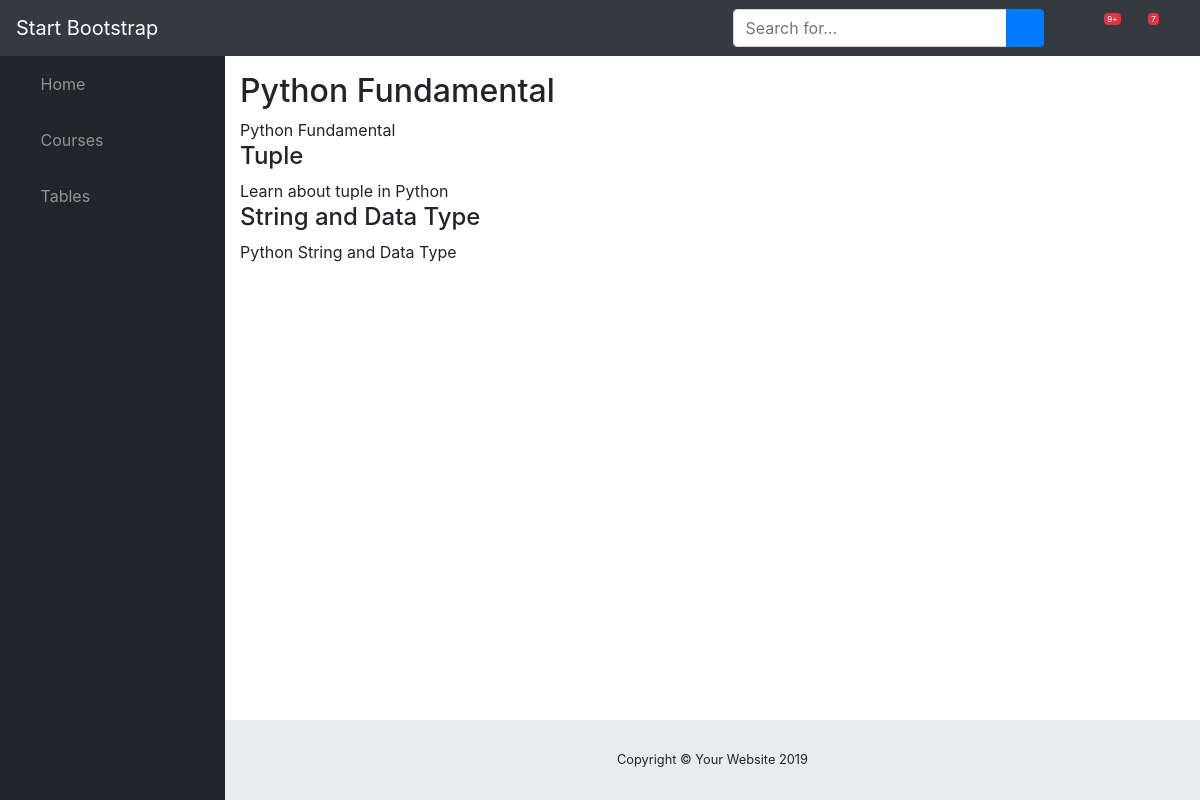
/courses/1, run on the app's committed database.
### courses/models.py (models this page shows, shortened)
class Course(models.Model):
    created_at = models.DateTimeField(auto_now_add=True)
    title = models.CharField(max_length=255)
    description = models.TextField()

class Step(models.Model):
    title = models.CharField(max_length=255)
    description = models.TextField()
    order = models.IntegerField(default=0)
    content = models.TextField(blank=True,default='')
    course = models.ForeignKey(Course,on_delete=models.CASCADE)
    class Meta:
        ordering = ['-order','title',]

### courses/views.py (the view)
# urls.py: path("<int:pk>",views.course_detail,name='detail')
def course_detail(request,pk):
    course = Course.objects.get(pk=pk)
    return render(request,'courses/course_detail.html',{'course':course})

### courses/templates/courses/course_detail.html (shortened to what this page needs)
{% extends 'sblayout.html' %}
{% block content %}
<article>
    <h2>{{ course.title }}</h2>
    {{ course.description }}
    <section>
        {% for step in course.step_set.all %}
            <h4>{{ step.title }}</h4>
            {{ step.description }}
        {% endfor %}
    </section>
</article>
{% endblock content %}

### data on the page
Course: title "Python Fundamental", description "Python Fundamental"
Step: title "Tuple", description "Learn about tuple in Python"
Step: title "String and Data Type", description "Python String and Data Type"
